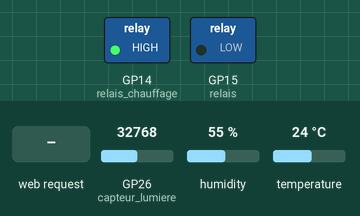
This program was run on a simulated Raspberry Pi Pico running MicroPython. Parts: switched loads named in the program (green lamp = pin HIGH). The test bench sets the inputs (shaded band); at power-on: temperature 24 °C, GP26 (capteur_lumiere) = 32768, humidity 55 % (analog values on the 0–65535 scale). WiFi joins after 1.5 s; the clock reads 2024-03-15 10:24:30 at power-on unless the program sets it; web requests get an empty 200 reply after 0.4 s; a WiFi scan finds one network, HomeNet; what the program prints to the serial console is not drawn.

Above: at 6.6 s.
6.7 s: HTTP request GET /api/force-on received
At 7.9 s:
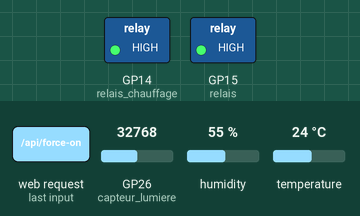
8.2 s: temperature set to 30 °C
16.6 s: temperature set to 33 °C
At 21.3 s:
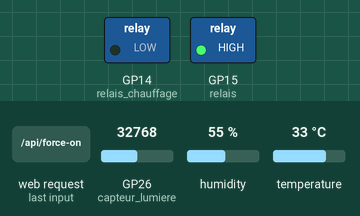
21.6 s: GP26 (capteur_lumiere) set to 45874
31.7 s: HTTP request GET /api/force-off received
At 32.9 s:
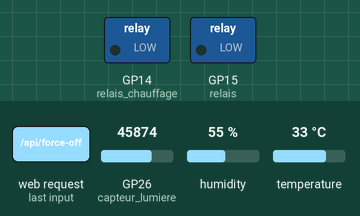
33.2 s: HTTP request GET /api/auto received
At 33.7 s:
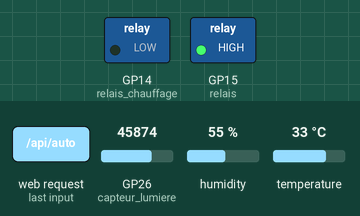
Timing chart, 0 to 35.7 s (numbered marks = the images above; inputs shaded):
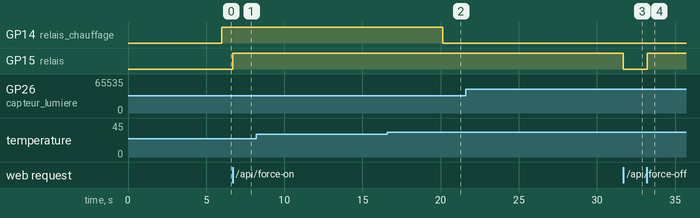

Measured:
- the behaviour switches between 31 and 32 °C on temperature (found by bisection; images 1 and 2)
- after the input at 6.7 s, GP15 (relais): LOW → HIGH at once
- after the input at 8.2 s, every drawn part: stays the same
- after the input at 16.6 s, GP14 (relais_chauffage): HIGH → LOW after 3.5 s
- after the input at 21.6 s, every drawn part: stays the same
- after the input at 31.7 s, GP15 (relais): HIGH → LOW at once
- after the input at 33.2 s, GP15 (relais): LOW → HIGH at once

The program:

main.py
```python
import machine
import network
import time
import ntptime
import socket
import urequests
import ujson
import dht
import config

RELAY_PIN = 15
RELAIS_CHAUFFAGE_PIN = 14
LIGHT_SENSOR_PIN = 26
DHT_PIN = 11

# Les heures deviennent des variables modifiables dynamiquement via Supabase
HEURE_LEVER = 8
HEURE_COUCHER = 20
SEUIL_LUMINOSITE_PCT = 40
OFFSET_HEURES = 2
INTERVALLE_VERIFICATION = 5
INTERVALLE_MAJ_PARAMETRES = 60  # Vérifie les nouveaux horaires sur Supabase toutes les 60s

CHAUFFAGE_ACTIF = True
CHAUFFAGE_ON = 1
CHAUFFAGE_OFF = 0
TEMP_IDEALE = 31.5
TEMP_MIN = 27.0
TEMP_MAX = 36.0

relais = machine.Pin(RELAY_PIN, machine.Pin.OUT)
relais_chauffage = machine.Pin(RELAIS_CHAUFFAGE_PIN, machine.Pin.OUT)
relais_chauffage.value(CHAUFFAGE_OFF)
capteur_lumiere = machine.ADC(LIGHT_SENSOR_PIN)
capteur_dht = dht.DHT11(machine.Pin(DHT_PIN))

mode_auto = True


def connect_wifi():
    wlan = network.WLAN(network.STA_IF)
    wlan.active(False)
    time.sleep(1)
    wlan.active(True)

    print("Réseaux visibles :")
    try:
        for r in wlan.scan():
            print("  -", r[0].decode(), "| signal:", r[3])
    except Exception as e:
        print("Scan impossible :", e)

    print("Connexion à :", config.PARTAGE_WIFI_ID)
    while not wlan.isconnected():
        wlan.disconnect()
        wlan.connect(config.PARTAGE_WIFI_ID, config.PARTAGE_WIFI_PASSWORD)
        for _ in range(15):
            statut = wlan.status()
            if wlan.isconnected():
                break
            if statut == network.STAT_WRONG_PASSWORD:
                print("Mot de passe refusé par le partage.")
                break
            if statut == network.STAT_NO_AP_FOUND:
                print("Réseau introuvable (nom incorrect, hors de portée ou en 5 GHz).")
                break
            time.sleep(1)
        if not wlan.isconnected():
            print("Échec (statut {}), nouvelle tentative...".format(wlan.status()))
            time.sleep(3)

    ip = wlan.ifconfig()[0]
    print(f"Connecté ! L'IP du Pico W est : {ip}")
    return ip


def sync_time():
    try:
        ntptime.host = "1.be.pool.ntp.org"
        ntptime.settime()
        print("Heure synchronisée avec succès.")
    except Exception as e:
        print("NTP bloqué. Forçage de la date...")
        machine.RTC().datetime((2026, 11, 2, 0, 12, 0, 0, 0))


def get_heure_locale():
    t = time.localtime(time.time() + (OFFSET_HEURES * 3600))
    return t[3], t[4]


def recuperer_parametres_db():
    global HEURE_LEVER, HEURE_COUCHER
    try:
        headers = {
            "apikey": config.API_KEY,
            "Authorization": f"Bearer {config.API_KEY}"
        }
        # Interroge la table Supabase "Parametres" filtrée par l'ID utilisateur
        url = f"{config.API_URL}/rest/v1/Parametres?id_Ut=eq.{config.ID_UT}&select=heure_lever,heure_coucher"
        res = urequests.get(url, headers=headers)

        if res.status_code == 200:
            data = res.json()
            if len(data) > 0:
                HEURE_LEVER = int(data[0].get('heure_lever', HEURE_LEVER))
                HEURE_COUCHER = int(data[0].get('heure_coucher', HEURE_COUCHER))
        res.close()
    except Exception as e:
        print("Erreur de récupération des paramètres :", e)


def lire_dht():
    try:
        capteur_dht.measure()
        return capteur_dht.temperature(), capteur_dht.humidity()
    except OSError:
        print("Erreur de lecture DHT11 (timeout). Vérifier le branchement de DATA.")
        return None, None


def envoyer_donnees_db(temp, hum, lum, alerte_msg, etat_lumiere, mode):
    try:
        payload = {
            "temperature": temp,
            "humidite": hum,
            "luminosite": lum,
            "etat_relais": etat_lumiere,
            "mode_auto": mode,
            "alerte": alerte_msg,
            "id_Ut": config.ID_UT
        }
        headers = {
            "Content-Type": "application/json",
            "apikey": config.API_KEY,
            "Authorization": f"Bearer {config.API_KEY}"
        }

        donnees_encodees = ujson.dumps(payload).encode('utf-8')

        res = urequests.post(f"{config.API_URL}/rest/v1/Donnees_Capteurs", data=donnees_encodees, headers=headers)
        print("Données envoyées à Supabase. Statut HTTP :", res.status_code)
        res.close()
    except Exception as e:
        print("Erreur d'envoi à la DB :", e)


def main():
    global mode_auto
    ip = connect_wifi()
    sync_time()

    # Récupération initiale des paramètres de cycle au démarrage
    recuperer_parametres_db()

    addr = socket.getaddrinfo('0.0.0.0', 80)[0][-1]
    s = socket.socket()
    s.setsockopt(socket.SOL_SOCKET, socket.SO_REUSEADDR, 1)
    s.bind(addr)
    s.listen(1)
    s.settimeout(0.5)
    print(f"Serveur prêt à recevoir des commandes sur http://{ip}")

    derniere_verif_temps = 0
    derniere_maj_parametres = time.time()

    while True:
        try:
            client, addr_client = s.accept()
            requete = client.recv(1024).decode('utf-8')

            if 'GET /api/force-on' in requete:
                mode_auto = False
                relais.value(1)
                print(">>> Action Web : Mode MANUEL -> LUMIÈRE ALLUMÉE")
            elif 'GET /api/force-off' in requete:
                mode_auto = False
                relais.value(0)
                print(">>> Action Web : Mode MANUEL -> LUMIÈRE ÉTEINTE")
            elif 'GET /api/auto' in requete:
                mode_auto = True
                derniere_verif_temps = 0
                print(">>> Action Web : Mode AUTO RÉACTIVÉ")

            reponse = "HTTP/1.1 200 OK\r\nAccess-Control-Allow-Origin: *\r\nContent-Type: text/plain\r\n\r\nOK"
            client.send(reponse)
            client.close()
        except OSError:
            pass

        maintenant = time.time()

        # Actualisation périodique des horaires depuis Supabase (toutes les 60s)
        if maintenant - derniere_maj_parametres >= INTERVALLE_MAJ_PARAMETRES:
            derniere_maj_parametres = maintenant
            recuperer_parametres_db()

        if maintenant - derniere_verif_temps >= INTERVALLE_VERIFICATION:
            derniere_verif_temps = maintenant
            heure, minute = get_heure_locale()

            lum_brute = capteur_lumiere.read_u16()
            lum_pourcentage = round(((65535 - lum_brute) / 65535) * 100, 1)
            est_jour = HEURE_LEVER <= heure < HEURE_COUCHER

            temp, hum = lire_dht()

            if mode_auto:
                if est_jour:
                    if lum_pourcentage < SEUIL_LUMINOSITE_PCT:
                        relais.value(1)
                    else:
                        relais.value(0)
                else:
                    relais.value(0)

            alerte_actuelle = "Aucune"
            etat_chauffage = 0

            if temp is not None:
                if CHAUFFAGE_ACTIF:
                    if temp < TEMP_IDEALE:
                        relais_chauffage.value(CHAUFFAGE_ON)
                        etat_chauffage = 1
                    else:
                        relais_chauffage.value(CHAUFFAGE_OFF)

                if temp < TEMP_MIN:
                    alerte_actuelle = "Alerte FROID"
                elif temp > TEMP_MAX:
                    alerte_actuelle = "Alerte CHAUD"
            else:
                relais_chauffage.value(CHAUFFAGE_OFF)

            if alerte_actuelle == "Aucune":
                if est_jour and lum_pourcentage < SEUIL_LUMINOSITE_PCT:
                    alerte_actuelle = "Trop sombre en journee"
                elif not est_jour and lum_pourcentage > SEUIL_LUMINOSITE_PCT:
                    alerte_actuelle = "Trop lumineux la nuit"

            print(f"[{heure:02d}:{minute:02d}] (Cycle {HEURE_LEVER}h-{HEURE_COUCHER}h) Auto: {mode_auto} | Relais: {relais.value()} | Lum: {lum_pourcentage}% | "
                  f"Temp: {temp}°C | Hum: {hum}% | Chauffage: {'ON' if etat_chauffage else 'OFF'} | Alerte: {alerte_actuelle}")

            envoyer_donnees_db(temp, hum, lum_pourcentage, alerte_actuelle, relais.value(), mode_auto)


if __name__ == '__main__':
    main()
```

config.py
```python
"""MQTT_HOST = "10.0.60.10"
MQTT_PORT = 1883"""

PARTAGE_WIFI_ID = 'nom du wifi'
PARTAGE_WIFI_PASSWORD = 'mdp du wifi'
API_URL = 'url de la db'
API_KEY = 'cle de la db'
ID_UT = 14
```
